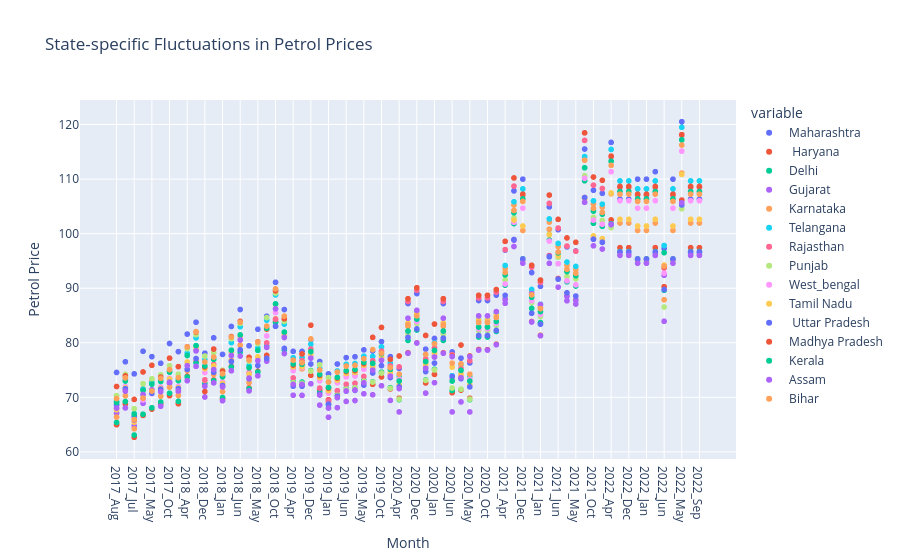

The notebook cell saved with this chart:
### Code cell
fig5 = px.scatter(df, x='date', y=df.columns[1:], title='State-specific Fluctuations in Petrol Prices',
                  labels={'value': 'Petrol Price', 'date': 'Month'})
fig5.show()

### Figure 1 — Plotly figure (JSON) as saved in the notebook; plotly's stock layout.template omitted (floating-point values rounded to 4 significant figures)
{"data": [{"hovertemplate": "variable=Maharashtra<br>Month=%{x}<br>Petrol Price=%{y}<extra></extra>", "legendgroup": "Maharashtra", "marker": {"color": "#636efa", "symbol": "circle"}, "mode": "markers", "name": "Maharashtra", "showlegend": true, "type": "scattergl", "x": ["2017_Aug", "2017_Dec", "2017_Jul", "2017_Jun", "2017_May", "2017_Nov", "2017_Oct", "2017_Sep", "2018_Apr", "2018_Aug", "2018_Dec", "2018_Feb", "2018_Jan", "2018_Jul", "2018_Jun", "2018_Mar", "2018_May", "2018_Nov", "2018_Oct", "2018_Sep", "2019_Apr", "2019_Aug", "2019_Dec", "2019_Feb", "2019_Jan", "2019_Jul", "2019_Jun", "2019_Mar", "2019_May", "2019_Nov", "2019_Oct", "2019_Sep", "2020_Apr", "2020_Aug", "2020_Dec", "2020_Feb", "2020_Jan", "2020_Jul", "2020_Jun", "2020_Mar", "2020_May", "2020_Nov", "2020_Oct", "2020_Sep", "2021_Apr", "2021_Aug", "2021_Dec", "2021_Feb", "2021_Jan", "2021_Jul", "2021_Jun", "2021_Mar", "2021_May", "2021_Nov", "2021_Oct", "2021_Sep", "2022_Apr", "2022_Aug", "2022_Dec", "2022_Feb", "2022_Jan", "2022_Jul", "2022_Jun", "2022_Mar", "2022_May", "2022_Oct", "2022_Sep"], "xaxis": "x", "y": [74.56, 76.52, 74.3, 78.44, 77.46, 76.25, 79.87, 78.38, 81.59, 83.76, 78.09, 80.91, 77.87, 82.99, 86.1, 79.45, 82.48, 84.86, 91.08, 86.09, 78.43, 78.42, 80.59, 76.57, 74.3, 76.11, 77.28, 77.44, 78.7, 78.51, 80.21, 77.46, 75.3, 87.19, 89.02, 78.83, 80.79, 87.19, 78.32, 77.18, 76.31, 87.74, 87.74, 88.73, 96.98, 107.8, 110.0, 92.86, 90.34, 104.9, 100.7, 97.57, 96.83, 115.5, 108.0, 107.4, 116.7, 106.3, 106.3, 110.0, 110.0, 111.3, 97.28, 110.0, 120.5, 106.3, 106.3], "yaxis": "y"}, {"hovertemplate": "variable= Haryana<br>Month=%{x}<br>Petrol Price=%{y}<extra></extra>", "legendgroup": " Haryana", "marker": {"color": "#EF553B", "symbol": "circle"}, "mode": "markers", "name": " Haryana", "showlegend": true, "type": "scattergl", "x": ["2017_Aug", "2017_Dec", "2017_Jul", "2017_Jun", "2017_May", "2017_Nov", "2017_Oct", "2017_Sep", "2018_Apr", "2018_Aug", "2018_Dec", "2018_Feb", "2018_Jan", "2018_Jul", "2018_Jun", "2018_Mar", "2018_May", "2018_Nov", "2018_Oct", "2018_Sep", "2019_Apr", "2019_Aug", "2019_Dec", "2019_Feb", "2019_Jan", "2019_Jul", "2019_Jun", "2019_Mar", "2019_May", "2019_Nov", "2019_Oct", "2019_Sep", "2020_Apr", "2020_Aug", "2020_Dec", "2020_Feb", "2020_Jan", "2020_Jul", "2020_Jun", "2020_Mar", "2020_May", "2020_Nov", "2020_Oct", "2020_Sep", "2021_Apr", "2021_Aug", "2021_Dec", "2021_Feb", "2021_Jan", "2021_Jul", "2021_Jun", "2021_Mar", "2021_May", "2021_Nov", "2021_Oct", "2021_Sep", "2022_Apr", "2022_Aug", "2022_Dec", "2022_Feb", "2022_Jan", "2022_Jul", "2022_Jun", "2022_Mar", "2022_May", "2022_Oct", "2022_Sep"], "xaxis": "x", "y": [64.98, 68.78, 62.68, 66.7, 67.84, 68.7, 70.31, 68.82, 73.86, 76.52, 71.06, 73.18, 69.72, 75.67, 78.39, 71.71, 74.75, 77.7, 83.87, 78.86, 72.36, 72.32, 74.04, 71.37, 69.56, 70.48, 71.41, 71.74, 72.58, 72.39, 73.74, 71.55, 69.84, 78.18, 79.99, 72.64, 74.2, 78.16, 70.85, 71.33, 69.84, 78.77, 78.74, 79.73, 88.02, 98.92, 95.27, 83.89, 81.35, 95.97, 91.78, 88.61, 87.86, 106.6, 99.04, 98.48, 102.5, 97.43, 97.43, 95.27, 95.27, 97.43, 90.27, 95.27, 106.2, 97.43, 97.43], "yaxis": "y"}, {"hovertemplate": "variable=Delhi<br>Month=%{x}<br>Petrol Price=%{y}<extra></extra>", "legendgroup": "Delhi", "marker": {"color": "#00cc96", "symbol": "circle"}, "mode": "markers", "name": "Delhi", "showlegend": true, "type": "scattergl", "x": ["2017_Aug", "2017_Dec", "2017_Jul", "2017_Jun", "2017_May", "2017_Nov", "2017_Oct", "2017_Sep", "2018_Apr", "2018_Aug", "2018_Dec", "2018_Feb", "2018_Jan", "2018_Jul", "2018_Jun", "2018_Mar", "2018_May", "2018_Nov", "2018_Oct", "2018_Sep", "2019_Apr", "2019_Aug", "2019_Dec", "2019_Feb", "2019_Jan", "2019_Jul", "2019_Jun", "2019_Mar", "2019_May", "2019_Nov", "2019_Oct", "2019_Sep", "2020_Apr", "2020_Aug", "2020_Dec", "2020_Feb", "2020_Jan", "2020_Jul", "2020_Jun", "2020_Mar", "2020_May", "2020_Nov", "2020_Oct", "2020_Sep", "2021_Apr", "2021_Aug", "2021_Dec", "2021_Feb", "2021_Jan", "2021_Jul", "2021_Jun", "2021_Mar", "2021_May", "2021_Nov", "2021_Oct", "2021_Sep", "2022_Apr", "2022_Aug", "2022_Dec", "2022_Feb", "2022_Jan", "2022_Jul", "2022_Jun", "2022_Mar", "2022_May", "2022_Oct", "2022_Sep"], "xaxis": "x", "y": [65.4, 69.22, 63.09, 66.91, 68.09, 69.14, 70.76, 69.26, 73.73, 76.31, 72.53, 73.05, 69.97, 75.55, 78.29, 71.57, 74.63, 79.39, 83.73, 78.68, 72.86, 72.8, 74.91, 70.94, 68.65, 70.44, 71.62, 71.81, 73.13, 72.86, 74.61, 71.77, 69.59, 80.43, 82.34, 73.19, 75.14, 80.43, 71.26, 71.49, 69.59, 81.06, 81.06, 82.08, 90.56, 101.8, 95.41, 86.3, 83.71, 98.81, 94.49, 91.17, 90.4, 109.7, 101.9, 101.3, 101.8, 96.72, 96.72, 95.41, 95.41, 96.72, 89.62, 95.41, 105.4, 96.72, 96.72], "yaxis": "y"}, {"hovertemplate": "variable=Gujarat<br>Month=%{x}<br>Petrol Price=%{y}<extra></extra>", "legendgroup": "Gujarat", "marker": {"color": "#ab63fa", "symbol": "circle"}, "mode": "markers", "name": "Gujarat", "showlegend": true, "type": "scattergl", "x": ["2017_Aug", "2017_Dec", "2017_Jul", "2017_Jun", "2017_May", "2017_Nov", "2017_Oct", "2017_Sep", "2018_Apr", "2018_Aug", "2018_Dec", "2018_Feb", "2018_Jan", "2018_Jul", "2018_Jun", "2018_Mar", "2018_May", "2018_Nov", "2018_Oct", "2018_Sep", "2019_Apr", "2019_Aug", "2019_Dec", "2019_Feb", "2019_Jan", "2019_Jul", "2019_Jun", "2019_Mar", "2019_May", "2019_Nov", "2019_Oct", "2019_Sep", "2020_Apr", "2020_Aug", "2020_Dec", "2020_Feb", "2020_Jan", "2020_Jul", "2020_Jun", "2020_Mar", "2020_May", "2020_Nov", "2020_Oct", "2020_Sep", "2021_Apr", "2021_Aug", "2021_Dec", "2021_Feb", "2021_Jan", "2021_Jul", "2021_Jun", "2021_Mar", "2021_May", "2021_Nov", "2021_Oct", "2021_Sep", "2022_Apr", "2022_Aug", "2022_Dec", "2022_Feb", "2022_Jan", "2022_Jul", "2022_Jun", "2022_Mar", "2022_May", "2022_Oct", "2022_Sep"], "xaxis": "x", "y": [67.09, 68.06, 64.77, 68.91, 71.15, 68.37, 72.58, 71.05, 73.05, 75.68, 70.06, 72.65, 69.38, 74.87, 77.58, 71.18, 73.94, 76.63, 83.01, 78.03, 70.39, 70.36, 72.49, 68.58, 66.36, 68.11, 69.25, 69.42, 70.65, 70.47, 72.12, 69.44, 67.33, 78.08, 79.96, 70.78, 72.69, 78.08, 67.33, 69.16, 67.33, 78.66, 78.66, 79.64, 87.9, 98.79, 95.35, 83.81, 81.29, 95.86, 91.68, 88.49, 87.75, 106.5, 98.95, 98.39, 101.7, 96.63, 96.63, 95.35, 95.35, 96.63, 92.38, 95.35, 105.3, 96.63, 96.63], "yaxis": "y"}, {"hovertemplate": "variable=Karnataka<br>Month=%{x}<br>Petrol Price=%{y}<extra></extra>", "legendgroup": "Karnataka", "marker": {"color": "#FFA15A", "symbol": "circle"}, "mode": "markers", "name": "Karnataka", "showlegend": true, "type": "scattergl", "x": ["2017_Aug", "2017_Dec", "2017_Jul", "2017_Jun", "2017_May", "2017_Nov", "2017_Oct", "2017_Sep", "2018_Apr", "2018_Aug", "2018_Dec", "2018_Feb", "2018_Jan", "2018_Jul", "2018_Jun", "2018_Mar", "2018_May", "2018_Nov", "2018_Oct", "2018_Sep", "2019_Apr", "2019_Aug", "2019_Dec", "2019_Feb", "2019_Jan", "2019_Jul", "2019_Jun", "2019_Mar", "2019_May", "2019_Nov", "2019_Oct", "2019_Sep", "2020_Apr", "2020_Aug", "2020_Dec", "2020_Feb", "2020_Jan", "2020_Jul", "2020_Jun", "2020_Mar", "2020_May", "2020_Nov", "2020_Oct", "2020_Sep", "2021_Apr", "2021_Aug", "2021_Dec", "2021_Feb", "2021_Jan", "2021_Jul", "2021_Jun", "2021_Mar", "2021_May", "2021_Nov", "2021_Oct", "2021_Sep", "2022_Apr", "2022_Aug", "2022_Dec", "2022_Feb", "2022_Jan", "2022_Jul", "2022_Jun", "2022_Mar", "2022_May", "2022_Oct", "2022_Sep"], "xaxis": "x", "y": [66.39, 70.29, 64.24, 71.59, 73.01, 70.21, 71.87, 70.34, 74.9, 78.77, 73.09, 74.2, 71.06, 76.77, 79.57, 72.69, 75.82, 79.99, 84.4, 81.24, 75.23, 75.21, 77.5, 73.28, 69.21, 72.79, 74.01, 74.2, 75.51, 75.32, 77.1, 74.22, 73.55, 83.04, 85.09, 75.66, 77.71, 83.04, 73.55, 73.94, 73.55, 83.69, 83.69, 84.75, 93.59, 105.2, 100.6, 89.21, 86.51, 102.1, 97.64, 94.22, 93.43, 113.6, 105.4, 104.8, 107.3, 101.9, 101.9, 100.6, 100.6, 101.9, 87.89, 100.6, 111.1, 101.9, 101.9], "yaxis": "y"}, {"hovertemplate": "variable=Telangana<br>Month=%{x}<br>Petrol Price=%{y}<extra></extra>", "legendgroup": "Telangana", "marker": {"color": "#19d3f3", "symbol": "circle"}, "mode": "markers", "name": "Telangana", "showlegend": true, "type": "scattergl", "x": ["2017_Aug", "2017_Dec", "2017_Jul", "2017_Jun", "2017_May", "2017_Nov", "2017_Oct", "2017_Sep", "2018_Apr", "2018_Aug", "2018_Dec", "2018_Feb", "2018_Jan", "2018_Jul", "2018_Jun", "2018_Mar", "2018_May", "2018_Nov", "2018_Oct", "2018_Sep", "2019_Apr", "2019_Aug", "2019_Dec", "2019_Feb", "2019_Jan", "2019_Jul", "2019_Jun", "2019_Mar", "2019_May", "2019_Nov", "2019_Oct", "2019_Sep", "2020_Apr", "2020_Aug", "2020_Dec", "2020_Feb", "2020_Jan", "2020_Jul", "2020_Jun", "2020_Mar", "2020_May", "2020_Nov", "2020_Oct", "2020_Sep", "2021_Apr", "2021_Aug", "2021_Dec", "2021_Feb", "2021_Jan", "2021_Jul", "2021_Jun", "2021_Mar", "2021_May", "2021_Nov", "2021_Oct", "2021_Sep", "2022_Apr", "2022_Aug", "2022_Dec", "2022_Feb", "2022_Jan", "2022_Jul", "2022_Jun", "2022_Mar", "2022_May", "2022_Oct", "2022_Sep"], "xaxis": "x", "y": [69.24, 73.29, 67.02, 71.49, 72.68, 73.2, 74.93, 73.34, 78.08, 80.9, 76.89, 77.36, 74.09, 80.03, 82.94, 75.79, 79.04, 84.14, 88.77, 83.42, 77.26, 77.31, 79.74, 75.26, 72.82, 74.83, 76.05, 76.2, 77.55, 77.51, 79.25, 76.3, 73.97, 83.49, 85.64, 77.85, 79.96, 83.49, 73.97, 75.99, 73.97, 84.25, 84.25, 85.3, 94.16, 105.8, 108.2, 89.77, 87.06, 102.7, 98.2, 94.79, 93.99, 114.1, 106.0, 105.4, 115.4, 109.7, 109.7, 108.2, 108.2, 109.7, 97.82, 108.2, 119.5, 109.7, 109.7], "yaxis": "y"}, {"hovertemplate": "variable=Rajasthan<br>Month=%{x}<br>Petrol Price=%{y}<extra></extra>", "legendgroup": "Rajasthan", "marker": {"color": "#FF6692", "symbol": "circle"}, "mode": "markers", "name": "Rajasthan", "showlegend": true, "type": "scattergl", "x": ["2017_Aug", "2017_Dec", "2017_Jul", "2017_Jun", "2017_May", "2017_Nov", "2017_Oct", "2017_Sep", "2018_Apr", "2018_Aug", "2018_Dec", "2018_Feb", "2018_Jan", "2018_Jul", "2018_Jun", "2018_Mar", "2018_May", "2018_Nov", "2018_Oct", "2018_Sep", "2019_Apr", "2019_Aug", "2019_Dec", "2019_Feb", "2019_Jan", "2019_Jul", "2019_Jun", "2019_Mar", "2019_May", "2019_Nov", "2019_Oct", "2019_Sep", "2020_Apr", "2020_Aug", "2020_Dec", "2020_Feb", "2020_Jan", "2020_Jul", "2020_Jun", "2020_Mar", "2020_May", "2020_Nov", "2020_Oct", "2020_Sep", "2021_Apr", "2021_Aug", "2021_Dec", "2021_Feb", "2021_Jan", "2021_Jul", "2021_Jun", "2021_Mar", "2021_May", "2021_Nov", "2021_Oct", "2021_Sep", "2022_Apr", "2022_Aug", "2022_Dec", "2022_Feb", "2022_Jan", "2022_Jul", "2022_Jun", "2022_Mar", "2022_May", "2022_Oct", "2022_Sep"], "xaxis": "x", "y": [67.93, 71.83, 65.77, 69.88, 71.12, 71.61, 73.41, 71.88, 76.44, 79.26, 73.22, 76.02, 72.74, 78.27, 81.07, 74.51, 77.32, 79.97, 84.28, 81.68, 73.56, 76.72, 78.86, 71.7, 69.42, 71.22, 72.39, 72.58, 73.83, 76.71, 78.47, 75.75, 75.59, 87.57, 89.63, 77.04, 79.07, 87.57, 77.82, 75.3, 76.7, 88.21, 88.21, 89.29, 97.08, 108.7, 107.1, 93.86, 91.09, 105.5, 101.0, 97.72, 96.77, 117.1, 108.9, 108.3, 114.1, 108.5, 108.5, 107.1, 107.1, 108.5, 93.72, 107.1, 118.0, 108.5, 108.5], "yaxis": "y"}, {"hovertemplate": "variable=Punjab<br>Month=%{x}<br>Petrol Price=%{y}<extra></extra>", "legendgroup": "Punjab", "marker": {"color": "#B6E880", "symbol": "circle"}, "mode": "markers", "name": "Punjab", "showlegend": true, "type": "scattergl", "x": ["2017_Aug", "2017_Dec", "2017_Jul", "2017_Jun", "2017_May", "2017_Nov", "2017_Oct", "2017_Sep", "2018_Apr", "2018_Aug", "2018_Dec", "2018_Feb", "2018_Jan", "2018_Jul", "2018_Jun", "2018_Mar", "2018_May", "2018_Nov", "2018_Oct", "2018_Sep", "2019_Apr", "2019_Aug", "2019_Dec", "2019_Feb", "2019_Jan", "2019_Jul", "2019_Jun", "2019_Mar", "2019_May", "2019_Nov", "2019_Oct", "2019_Sep", "2020_Apr", "2020_Aug", "2020_Dec", "2020_Feb", "2020_Jan", "2020_Jul", "2020_Jun", "2020_Mar", "2020_May", "2020_Nov", "2020_Oct", "2020_Sep", "2021_Apr", "2021_Aug", "2021_Dec", "2021_Feb", "2021_Jan", "2021_Jul", "2021_Jun", "2021_Mar", "2021_May", "2021_Nov", "2021_Oct", "2021_Sep", "2022_Apr", "2022_Aug", "2022_Dec", "2022_Feb", "2022_Jan", "2022_Jul", "2022_Jun", "2022_Mar", "2022_May", "2022_Oct", "2022_Sep"], "xaxis": "x", "y": [70.32, 74.21, 67.93, 72.51, 73.41, 74.13, 75.8, 74.25, 78.91, 81.49, 77.57, 78.16, 74.98, 80.73, 83.55, 76.63, 79.83, 84.62, 89.11, 83.92, 72.68, 72.59, 74.82, 75.98, 73.61, 70.35, 71.48, 71.73, 72.94, 72.8, 74.45, 71.66, 69.68, 81.63, 83.48, 73.11, 75.02, 81.63, 71.71, 71.51, 69.68, 82.19, 82.19, 83.18, 91.54, 102.8, 94.94, 87.37, 84.82, 99.88, 95.65, 92.14, 91.71, 110.6, 103.0, 102.4, 101.1, 96.18, 96.18, 94.94, 94.94, 96.18, 86.55, 94.94, 104.6, 96.18, 96.18], "yaxis": "y"}, {"hovertemplate": "variable=West_bengal<br>Month=%{x}<br>Petrol Price=%{y}<extra></extra>", "legendgroup": "West_bengal", "marker": {"color": "#FF97FF", "symbol": "circle"}, "mode": "markers", "name": "West_bengal", "showlegend": true, "type": "scattergl", "x": ["2017_Aug", "2017_Dec", "2017_Jul", "2017_Jun", "2017_May", "2017_Nov", "2017_Oct", "2017_Sep", "2018_Apr", "2018_Aug", "2018_Dec", "2018_Feb", "2018_Jan", "2018_Jul", "2018_Jun", "2018_Mar", "2018_May", "2018_Nov", "2018_Oct", "2018_Sep", "2019_Apr", "2019_Aug", "2019_Dec", "2019_Feb", "2019_Jan", "2019_Jul", "2019_Jun", "2019_Mar", "2019_May", "2019_Nov", "2019_Oct", "2019_Sep", "2020_Apr", "2020_Aug", "2020_Dec", "2020_Feb", "2020_Jan", "2020_Jul", "2020_Jun", "2020_Mar", "2020_May", "2020_Nov", "2020_Oct", "2020_Sep", "2021_Apr", "2021_Aug", "2021_Dec", "2021_Feb", "2021_Jan", "2021_Jul", "2021_Jun", "2021_Mar", "2021_May", "2021_Nov", "2021_Oct", "2021_Sep", "2022_Apr", "2022_Aug", "2022_Dec", "2022_Feb", "2022_Jan", "2022_Jul", "2022_Jun", "2022_Mar", "2022_May", "2022_Oct", "2022_Sep"], "xaxis": "x", "y": [68.56, 71.98, 66.14, 69.52, 70.68, 71.9, 73.5, 72.02, 76.44, 79.2, 74.55, 75.74, 72.72, 78.23, 80.92, 74.32, 77.32, 81.25, 85.53, 81.6, 74.88, 75.44, 77.61, 73.04, 70.78, 72.67, 73.74, 73.9, 75.15, 75.55, 77.23, 74.5, 73.3, 82.1, 83.87, 75.85, 77.79, 82.1, 73.3, 74.16, 73.3, 82.59, 82.59, 83.57, 90.77, 102.1, 104.7, 87.69, 85.19, 98.64, 94.5, 91.35, 90.62, 110.2, 102.5, 101.7, 111.3, 106.0, 106.0, 104.7, 104.7, 106.0, 92.76, 104.7, 115.1, 106.0, 106.0], "yaxis": "y"}, {"hovertemplate": "variable=Tamil Nadu<br>Month=%{x}<br>Petrol Price=%{y}<extra></extra>", "legendgroup": "Tamil Nadu", "marker": {"color": "#FECB52", "symbol": "circle"}, "mode": "markers", "name": "Tamil Nadu", "showlegend": true, "type": "scattergl", "x": ["2017_Aug", "2017_Dec", "2017_Jul", "2017_Jun", "2017_May", "2017_Nov", "2017_Oct", "2017_Sep", "2018_Apr", "2018_Aug", "2018_Dec", "2018_Feb", "2018_Jan", "2018_Jul", "2018_Jun", "2018_Mar", "2018_May", "2018_Nov", "2018_Oct", "2018_Sep", "2019_Apr", "2019_Aug", "2019_Dec", "2019_Feb", "2019_Jan", "2019_Jul", "2019_Jun", "2019_Mar", "2019_May", "2019_Nov", "2019_Oct", "2019_Sep", "2020_Apr", "2020_Aug", "2020_Dec", "2020_Feb", "2020_Jan", "2020_Jul", "2020_Jun", "2020_Mar", "2020_May", "2020_Nov", "2020_Oct", "2020_Sep", "2021_Apr", "2021_Aug", "2021_Dec", "2021_Feb", "2021_Jan", "2021_Jul", "2021_Jun", "2021_Mar", "2021_May", "2021_Nov", "2021_Oct", "2021_Sep", "2022_Apr", "2022_Aug", "2022_Dec", "2022_Feb", "2022_Jan", "2022_Jul", "2022_Jun", "2022_Mar", "2022_May", "2022_Oct", "2022_Sep"], "xaxis": "x", "y": [67.71, 71.74, 65.46, 69.93, 71.17, 71.65, 73.36, 71.78, 76.48, 79.26, 75.26, 75.77, 72.53, 78.4, 81.28, 74.21, 77.43, 82.46, 87.05, 81.75, 75.62, 75.6, 77.91, 73.64, 71.22, 73.15, 74.39, 74.57, 75.9, 75.69, 77.5, 74.57, 72.28, 83.63, 85.31, 76.03, 78.12, 83.63, 75.54, 74.28, 72.28, 84.14, 84.14, 85.04, 92.58, 102.5, 101.4, 88.82, 86.51, 99.8, 95.99, 93.11, 92.43, 106.3, 99.58, 99.08, 107.5, 102.6, 102.6, 101.4, 101.4, 102.6, 94.24, 101.4, 110.8, 102.6, 102.6], "yaxis": "y"}, {"hovertemplate": "variable= Uttar Pradesh<br>Month=%{x}<br>Petrol Price=%{y}<extra></extra>", "legendgroup": " Uttar Pradesh", "marker": {"color": "#636efa", "symbol": "circle"}, "mode": "markers", "name": " Uttar Pradesh", "showlegend": true, "type": "scattergl", "x": ["2017_Aug", "2017_Dec", "2017_Jul", "2017_Jun", "2017_May", "2017_Nov", "2017_Oct", "2017_Sep", "2018_Apr", "2018_Aug", "2018_Dec", "2018_Feb", "2018_Jan", "2018_Jul", "2018_Jun", "2018_Mar", "2018_May", "2018_Nov", "2018_Oct", "2018_Sep", "2019_Apr", "2019_Aug", "2019_Dec", "2019_Feb", "2019_Jan", "2019_Jul", "2019_Jun", "2019_Mar", "2019_May", "2019_Nov", "2019_Oct", "2019_Sep", "2020_Apr", "2020_Aug", "2020_Dec", "2020_Feb", "2020_Jan", "2020_Jul", "2020_Jun", "2020_Mar", "2020_May", "2020_Nov", "2020_Oct", "2020_Sep", "2021_Apr", "2021_Aug", "2021_Dec", "2021_Feb", "2021_Jan", "2021_Jul", "2021_Jun", "2021_Mar", "2021_May", "2021_Nov", "2021_Oct", "2021_Sep", "2022_Apr", "2022_Aug", "2022_Dec", "2022_Feb", "2022_Jan", "2022_Jul", "2022_Jun", "2022_Mar", "2022_May", "2022_Oct", "2022_Sep"], "xaxis": "x", "y": [68.63, 71.58, 66.53, 69.86, 70.74, 71.51, 72.79, 71.61, 75.12, 77.11, 72.13, 74.59, 72.17, 76.56, 78.71, 73.42, 75.83, 77.15, 83.03, 78.97, 72.05, 72.04, 76.11, 70.58, 68.77, 70.2, 71.13, 71.27, 72.24, 74.46, 75.81, 73.63, 71.92, 80.98, 82.54, 74.72, 76.28, 80.86, 73.82, 73.42, 71.92, 81.34, 81.34, 82.26, 88.68, 98.92, 95.28, 85.41, 83.41, 95.74, 91.65, 89.15, 88.56, 106.6, 98.99, 98.43, 101.7, 96.57, 96.57, 95.28, 95.28, 96.57, 89.76, 95.28, 105.2, 96.57, 96.57], "yaxis": "y"}, {"hovertemplate": "variable=Madhya Pradesh<br>Month=%{x}<br>Petrol Price=%{y}<extra></extra>", "legendgroup": "Madhya Pradesh", "marker": {"color": "#EF553B", "symbol": "circle"}, "mode": "markers", "name": "Madhya Pradesh", "showlegend": true, "type": "scattergl", "x": ["2017_Aug", "2017_Dec", "2017_Jul", "2017_Jun", "2017_May", "2017_Nov", "2017_Oct", "2017_Sep", "2018_Apr", "2018_Aug", "2018_Dec", "2018_Feb", "2018_Jan", "2018_Jul", "2018_Jun", "2018_Mar", "2018_May", "2018_Nov", "2018_Oct", "2018_Sep", "2019_Apr", "2019_Aug", "2019_Dec", "2019_Feb", "2019_Jan", "2019_Jul", "2019_Jun", "2019_Mar", "2019_May", "2019_Nov", "2019_Oct", "2019_Sep", "2020_Apr", "2020_Aug", "2020_Dec", "2020_Feb", "2020_Jan", "2020_Jul", "2020_Jun", "2020_Mar", "2020_May", "2020_Nov", "2020_Oct", "2020_Sep", "2021_Apr", "2021_Aug", "2021_Dec", "2021_Feb", "2021_Jan", "2021_Jul", "2021_Jun", "2021_Mar", "2021_May", "2021_Nov", "2021_Oct", "2021_Sep", "2022_Apr", "2022_Aug", "2022_Dec", "2022_Feb", "2022_Jan", "2022_Jul", "2022_Jun", "2022_Mar", "2022_May", "2022_Oct", "2022_Sep"], "xaxis": "x", "y": [71.99, 73.93, 69.62, 74.65, 75.87, 73.71, 77.18, 75.63, 79.27, 81.97, 75.57, 78.85, 74.82, 81.14, 83.92, 77.34, 80.18, 82.52, 89.51, 84.39, 75.91, 77.95, 83.22, 74.01, 71.67, 73.53, 74.73, 74.9, 76.19, 80.99, 82.81, 76.96, 77.58, 88.08, 90.09, 81.34, 83.43, 88.08, 77.58, 79.59, 77.58, 88.7, 88.7, 89.75, 98.58, 110.2, 107.2, 94.2, 91.5, 107.1, 102.6, 99.21, 98.41, 118.5, 110.4, 109.8, 114.2, 108.7, 108.7, 107.2, 107.2, 108.7, 93.9, 107.2, 118.1, 108.7, 108.7], "yaxis": "y"}, {"hovertemplate": "variable=Kerala<br>Month=%{x}<br>Petrol Price=%{y}<extra></extra>", "legendgroup": "Kerala", "marker": {"color": "#00cc96", "symbol": "circle"}, "mode": "markers", "name": "Kerala", "showlegend": true, "type": "scattergl", "x": ["2017_Aug", "2017_Dec", "2017_Jul", "2017_Jun", "2017_May", "2017_Nov", "2017_Oct", "2017_Sep", "2018_Apr", "2018_Aug", "2018_Dec", "2018_Feb", "2018_Jan", "2018_Jul", "2018_Jun", "2018_Mar", "2018_May", "2018_Nov", "2018_Oct", "2018_Sep", "2019_Apr", "2019_Aug", "2019_Dec", "2019_Feb", "2019_Jan", "2019_Jul", "2019_Jun", "2019_Mar", "2019_May", "2019_Nov", "2019_Oct", "2019_Sep", "2020_Apr", "2020_Aug", "2020_Dec", "2020_Feb", "2020_Jan", "2020_Jul", "2020_Jun", "2020_Mar", "2020_May", "2020_Nov", "2020_Oct", "2020_Sep", "2021_Apr", "2021_Aug", "2021_Dec", "2021_Feb", "2021_Jan", "2021_Jul", "2021_Jun", "2021_Mar", "2021_May", "2021_Nov", "2021_Oct", "2021_Sep", "2022_Apr", "2022_Aug", "2022_Dec", "2022_Feb", "2022_Jan", "2022_Jul", "2022_Jun", "2022_Mar", "2022_May", "2022_Oct", "2022_Sep"], "xaxis": "x", "y": [69.06, 72.99, 66.93, 71.27, 72.43, 72.91, 74.62, 73.07, 77.67, 79.47, 75.75, 76.97, 73.77, 78.63, 81.44, 75.43, 78.61, 82.65, 87.12, 81.96, 76.13, 76.06, 78.38, 74.21, 71.82, 73.67, 74.88, 75.11, 76.42, 76.22, 77.99, 75.14, 72.99, 82.15, 84.34, 76.56, 78.59, 82.15, 72.99, 74.94, 72.99, 82.89, 82.89, 83.91, 92.44, 103.8, 106.4, 88.33, 85.72, 100.8, 96.47, 93.05, 92.28, 112.1, 104.1, 103.6, 113.3, 107.7, 107.7, 106.4, 106.4, 107.7, 96.52, 106.4, 117.2, 107.7, 107.7], "yaxis": "y"}, {"hovertemplate": "variable=Assam<br>Month=%{x}<br>Petrol Price=%{y}<extra></extra>", "legendgroup": "Assam", "marker": {"color": "#ab63fa", "symbol": "circle"}, "mode": "markers", "name": "Assam", "showlegend": true, "type": "scattergl", "x": ["2017_Aug", "2017_Dec", "2017_Jul", "2017_Jun", "2017_May", "2017_Nov", "2017_Oct", "2017_Sep", "2018_Apr", "2018_Aug", "2018_Dec", "2018_Feb", "2018_Jan", "2018_Jul", "2018_Jun", "2018_Mar", "2018_May", "2018_Nov", "2018_Oct", "2018_Sep", "2019_Apr", "2019_Aug", "2019_Dec", "2019_Feb", "2019_Jan", "2019_Jul", "2019_Jun", "2019_Mar", "2019_May", "2019_Nov", "2019_Oct", "2019_Sep", "2020_Apr", "2020_Aug", "2020_Dec", "2020_Feb", "2020_Jan", "2020_Jul", "2020_Jun", "2020_Mar", "2020_May", "2020_Nov", "2020_Oct", "2020_Sep", "2021_Apr", "2021_Aug", "2021_Dec", "2021_Feb", "2021_Jan", "2021_Jul", "2021_Jun", "2021_Mar", "2021_May", "2021_Nov", "2021_Oct", "2021_Sep", "2022_Apr", "2022_Aug", "2022_Dec", "2022_Feb", "2022_Jan", "2022_Jul", "2022_Jun", "2022_Mar", "2022_May", "2022_Oct", "2022_Sep"], "xaxis": "x", "y": [68.03, 71.13, 65.83, 70.52, 71.41, 71.04, 72.73, 71.17, 75.8, 78.51, 72.03, 75.09, 71.91, 77.66, 80.51, 73.54, 76.73, 79.16, 86.22, 80.97, 72.39, 72.37, 77.18, 70.43, 68.03, 69.94, 71.17, 71.35, 72.67, 74.99, 76.78, 73.88, 71.61, 84.5, 85.95, 75.33, 77.39, 84.5, 77.46, 73.59, 77.46, 84.93, 84.93, 85.72, 87.23, 97.64, 94.58, 89.0, 87.0, 94.56, 90.2, 87.69, 87.1, 105.7, 97.77, 97.18, 101.7, 96.01, 96.01, 94.58, 94.58, 96.01, 83.94, 94.58, 105.7, 96.01, 96.01], "yaxis": "y"}, {"hovertemplate": "variable=Bihar<br>Month=%{x}<br>Petrol Price=%{y}<extra></extra>", "legendgroup": "Bihar", "marker": {"color": "#FFA15A", "symbol": "circle"}, "mode": "markers", "name": "Bihar", "showlegend": true, "type": "scattergl", "x": ["2017_Aug", "2017_Dec", "2017_Jul", "2017_Jun", "2017_May", "2017_Nov", "2017_Oct", "2017_Sep", "2018_Apr", "2018_Aug", "2018_Dec", "2018_Feb", "2018_Jan", "2018_Jul", "2018_Jun", "2018_Mar", "2018_May", "2018_Nov", "2018_Oct", "2018_Sep", "2019_Apr", "2019_Aug", "2019_Dec", "2019_Feb", "2019_Jan", "2019_Jul", "2019_Jun", "2019_Mar", "2019_May", "2019_Nov", "2019_Oct", "2019_Sep", "2020_Apr", "2020_Aug", "2020_Dec", "2020_Feb", "2020_Jan", "2020_Jul", "2020_Jun", "2020_Mar", "2020_May", "2020_Nov", "2020_Oct", "2020_Sep", "2021_Apr", "2021_Aug", "2021_Dec", "2021_Feb", "2021_Jan", "2021_Jul", "2021_Jun", "2021_Mar", "2021_May", "2021_Nov", "2021_Oct", "2021_Sep", "2022_Apr", "2022_Aug", "2022_Dec", "2022_Feb", "2022_Jan", "2022_Jul", "2022_Jun", "2022_Mar", "2022_May", "2022_Oct", "2022_Sep"], "xaxis": "x", "y": [69.78, 73.57, 65.93, 69.85, 71.16, 73.49, 75.09, 73.61, 79.24, 82.05, 76.49, 77.38, 74.31, 81.04, 83.76, 76.84, 80.13, 83.06, 89.87, 84.89, 76.82, 76.37, 80.71, 75.02, 72.81, 74.63, 75.73, 75.86, 77.08, 78.75, 78.11, 75.44, 74.25, 83.31, 84.93, 77.87, 79.83, 83.31, 76.27, 76.13, 74.25, 83.73, 83.73, 84.64, 92.89, 104.2, 105.9, 88.78, 86.25, 100.8, 96.64, 93.48, 92.74, 113.5, 104.6, 103.9, 112.5, 107.2, 107.2, 105.9, 105.9, 107.2, 94.04, 105.9, 116.2, 107.2, 107.2], "yaxis": "y"}], "layout": {"legend": {"title": {"text": "variable"}, "tracegroupgap": 0}, "title": {"text": "State-specific Fluctuations in Petrol Prices"}, "xaxis": {"anchor": "y", "domain": [0, 1], "title": {"text": "Month"}}, "yaxis": {"anchor": "x", "domain": [0, 1], "title": {"text": "Petrol Price"}}}}
